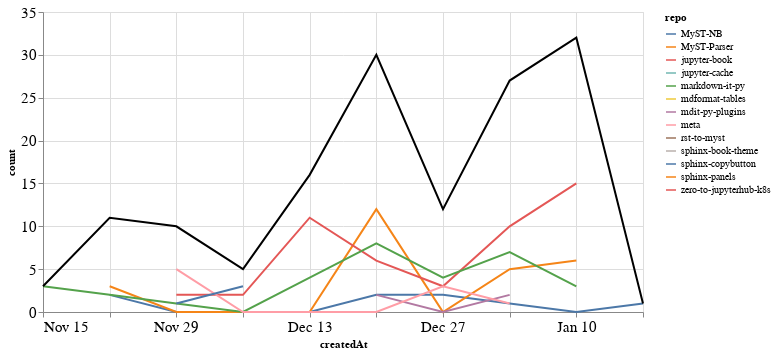

Notebook code cell kept with this figure:
### Markdown cell above
### Comments

### Code cell
comments_time = comments.groupby('repo').resample('W', on='createdAt').count()['author'].reset_index()
comments_time = comments_time.rename(columns={'author': 'count'})
comments_time_total = comments_time.groupby('createdAt').agg({"count": "sum"}).reset_index()
ch1 = alt.Chart(comments_time, width=600).mark_line().encode(
    x='createdAt',
    y='count',
    color='repo',
    tooltip="repo"
)

ch2 = alt.Chart(comments_time_total, width=600).mark_line(color="black").encode(
    x='createdAt',
    y='count',
)

ch1 + ch2

### Figure 1 — Vega-Lite specification as saved in the notebook (floating-point values rounded to 4 significant figures)
{"config": {"axisLeft": {"labelFontSize": 15}, "axisBottom": {"labelFontSize": 15}}, "layer": [{"data": {"name": "data-81959c5748e0ea4bbf0c93829d600842"}, "mark": "line", "encoding": {"color": {"type": "nominal", "field": "repo"}, "tooltip": {"type": "nominal", "field": "repo"}, "x": {"type": "temporal", "field": "createdAt"}, "y": {"type": "quantitative", "field": "count"}}, "width": 600}, {"data": {"name": "data-132b6e7b75c8cb77b373ed248ef91d3c"}, "mark": {"type": "line", "color": "black"}, "encoding": {"x": {"type": "temporal", "field": "createdAt"}, "y": {"type": "quantitative", "field": "count"}}, "width": 600}], "$schema": "https://vega.github.io/schema/vega-lite/v4.8.1.json", "datasets": {"data-81959c5748e0ea4bbf0c93829d600842": [{"repo": "MyST-NB", "createdAt": "2020-11-22T00:00:00", "count": 2}, {"repo": "MyST-NB", "createdAt": "2020-11-29T00:00:00", "count": 0}, {"repo": "MyST-NB", "createdAt": "2020-12-06T00:00:00", "count": 0}, {"repo": "MyST-NB", "createdAt": "2020-12-13T00:00:00", "count": 0}, {"repo": "MyST-NB", "createdAt": "2020-12-20T00:00:00", "count": 2}, {"repo": "MyST-NB", "createdAt": "2020-12-27T00:00:00", "count": 2}, {"repo": "MyST-NB", "createdAt": "2021-01-03T00:00:00", "count": 1}, {"repo": "MyST-NB", "createdAt": "2021-01-10T00:00:00", "count": 0}, {"repo": "MyST-NB", "createdAt": "2021-01-17T00:00:00", "count": 1}, {"repo": "MyST-Parser", "createdAt": "2020-11-22T00:00:00", "count": 3}, {"repo": "MyST-Parser", "createdAt": "2020-11-29T00:00:00", "count": 0}, {"repo": "MyST-Parser", "createdAt": "2020-12-06T00:00:00", "count": 0}, {"repo": "MyST-Parser", "createdAt": "2020-12-13T00:00:00", "count": 0}, {"repo": "MyST-Parser", "createdAt": "2020-12-20T00:00:00", "count": 12}, {"repo": "MyST-Parser", "createdAt": "2020-12-27T00:00:00", "count": 0}, {"repo": "MyST-Parser", "createdAt": "2021-01-03T00:00:00", "count": 5}, {"repo": "MyST-Parser", "createdAt": "2021-01-10T00:00:00", "count": 6}, {"repo": "jupyter-book", "createdAt": "2020-11-29T00:00:00", "count": 2}, {"repo": "jupyter-book", "createdAt": "2020-12-06T00:00:00", "count": 2}, {"repo": "jupyter-book", "createdAt": "2020-12-13T00:00:00", "count": 11}, {"repo": "jupyter-book", "createdAt": "2020-12-20T00:00:00", "count": 6}, {"repo": "jupyter-book", "createdAt": "2020-12-27T00:00:00", "count": 3}, {"repo": "jupyter-book", "createdAt": "2021-01-03T00:00:00", "count": 10}, {"repo": "jupyter-book", "createdAt": "2021-01-10T00:00:00", "count": 15}, {"repo": "jupyter-cache", "createdAt": "2020-11-22T00:00:00", "count": 1}, {"repo": "markdown-it-py", "createdAt": "2020-11-15T00:00:00", "count": 3}, {"repo": "markdown-it-py", "createdAt": "2020-11-22T00:00:00", "count": 2}, {"repo": "markdown-it-py", "createdAt": "2020-11-29T00:00:00", "count": 1}, {"repo": "markdown-it-py", "createdAt": "2020-12-06T00:00:00", "count": 0}, {"repo": "markdown-it-py", "createdAt": "2020-12-13T00:00:00", "count": 4}, {"repo": "markdown-it-py", "createdAt": "2020-12-20T00:00:00", "count": 8}, {"repo": "markdown-it-py", "createdAt": "2020-12-27T00:00:00", "count": 4}, {"repo": "markdown-it-py", "createdAt": "2021-01-03T00:00:00", "count": 7}, {"repo": "markdown-it-py", "createdAt": "2021-01-10T00:00:00", "count": 3}, {"repo": "mdformat-tables", "createdAt": "2020-12-13T00:00:00", "count": 1}, {"repo": "mdit-py-plugins", "createdAt": "2020-12-20T00:00:00", "count": 2}, {"repo": "mdit-py-plugins", "createdAt": "2020-12-27T00:00:00", "count": 0}, {"repo": "mdit-py-plugins", "createdAt": "2021-01-03T00:00:00", "count": 2}, {"repo": "meta", "createdAt": "2020-11-29T00:00:00", "count": 5}, {"repo": "meta", "createdAt": "2020-12-06T00:00:00", "count": 0}, {"repo": "meta", "createdAt": "2020-12-13T00:00:00", "count": 0}, {"repo": "meta", "createdAt": "2020-12-20T00:00:00", "count": 0}, {"repo": "meta", "createdAt": "2020-12-27T00:00:00", "count": 3}, {"repo": "meta", "createdAt": "2021-01-03T00:00:00", "count": 1}, {"repo": "rst-to-myst", "createdAt": "2021-01-10T00:00:00", "count": 8}, {"repo": "sphinx-book-theme", "createdAt": "2020-11-22T00:00:00", "count": 3}, {"repo": "sphinx-copybutton", "createdAt": "2020-11-29T00:00:00", "count": 1}, {"repo": "sphinx-copybutton", "createdAt": "2020-12-06T00:00:00", "count": 3}, {"repo": "sphinx-panels", "createdAt": "2020-11-29T00:00:00", "count": 1}, {"repo": "zero-to-jupyterhub-k8s", "createdAt": "2021-01-03T00:00:00", "count": 1}], "data-132b6e7b75c8cb77b373ed248ef91d3c": [{"createdAt": "2020-11-15T00:00:00", "count": 3}, {"createdAt": "2020-11-22T00:00:00", "count": 11}, {"createdAt": "2020-11-29T00:00:00", "count": 10}, {"createdAt": "2020-12-06T00:00:00", "count": 5}, {"createdAt": "2020-12-13T00:00:00", "count": 16}, {"createdAt": "2020-12-20T00:00:00", "count": 30}, {"createdAt": "2020-12-27T00:00:00", "count": 12}, {"createdAt": "2021-01-03T00:00:00", "count": 27}, {"createdAt": "2021-01-10T00:00:00", "count": 32}, {"createdAt": "2021-01-17T00:00:00", "count": 1}]}}
